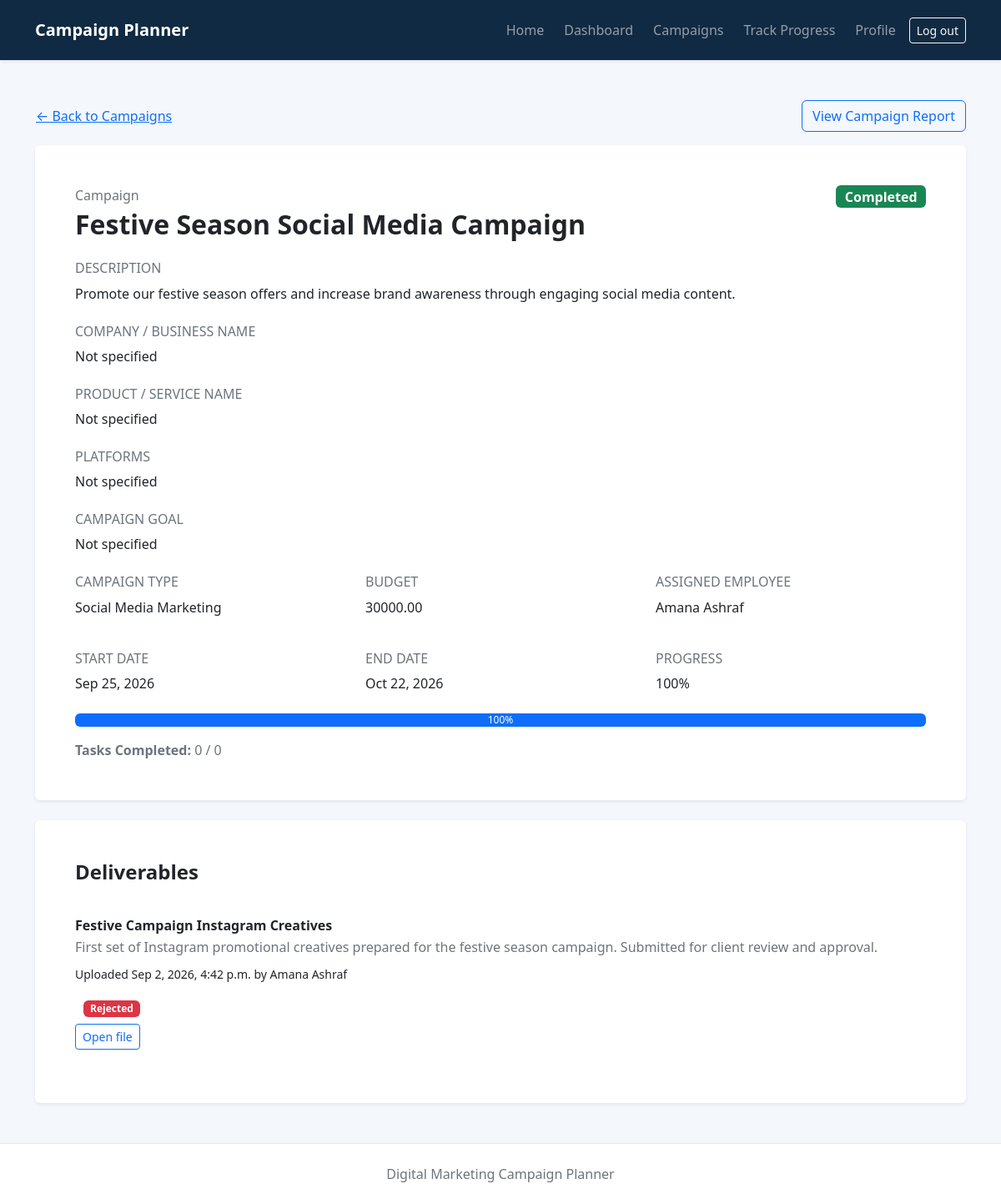
/client/campaigns/2/ (signed in), run on the app's committed database.
### campaigns/models.py (models this page shows, shortened)
class Campaign(models.Model):
    class Status(models.TextChoices):
        PENDING = "pending", "Pending"
        APPROVED = "approved", "Approved"
        REJECTED = "rejected", "Rejected"
        IN_PROGRESS = "in_progress", "In Progress"
        COMPLETED = "completed", "Completed"
    client = models.ForeignKey(
        settings.AUTH_USER_MODEL,
        on_delete=models.CASCADE,
        related_name="campaigns",
    )
    name = models.CharField(max_length=200)
    description = models.TextField()
    campaign_type = models.CharField(max_length=100, blank=True)
    product_service_name = models.CharField("Product / Service Name", max_length=255, blank=True)
    target_audience = models.CharField(max_length=255, blank=True)
    platforms = models.CharField(max_length=255, blank=True)
    campaign_goal = models.TextField(blank=True)
    budget = models.DecimalField(max_digits=12, decimal_places=2, null=True, blank=True)
    start_date = models.DateField(null=True, blank=True)
    end_date = models.DateField(null=True, blank=True)
    assigned_employee = models.ForeignKey(
        EmployeeProfile,
        on_delete=models.SET_NULL,
        related_name="assigned_campaigns",
        null=True,
        blank=True,
    )
    progress_percentage = models.PositiveSmallIntegerField(
        default=0,
        validators=(MinValueValidator(0), MaxValueValidator(100)),
    )
    status = models.CharField(
        max_length=20,
        choices=Status.choices,
        default=Status.PENDING,
    )
    created_at = models.DateTimeField(auto_now_add=True)
    updated_at = models.DateTimeField(auto_now=True)
    is_archived = models.BooleanField(default=False)
    class Meta:
        ordering = ("-created_at",)

class EmployeeProfile(models.Model):
    user = models.OneToOneField(
        settings.AUTH_USER_MODEL,
        on_delete=models.CASCADE,
        related_name="employee_profile",
    )
    job_title = models.CharField(max_length=100, blank=True)
    phone = models.CharField(max_length=30, blank=True)
    def __str__(self):
        return self.user.get_full_name() or self.user.username

class Deliverable(models.Model):
    class ApprovalStatus(models.TextChoices):
        PENDING = "pending", "Pending Review"
        APPROVED = "approved", "Approved"
        REJECTED = "rejected", "Rejected"
        CHANGES_REQUESTED = "changes_requested", "Changes Requested"
    campaign = models.ForeignKey(
        Campaign,
        on_delete=models.CASCADE,
        related_name="deliverables",
    )
    uploaded_by = models.ForeignKey(
        EmployeeProfile,
        on_delete=models.CASCADE,
        related_name="uploaded_deliverables",
    )
    title = models.CharField(max_length=200)
    description = models.TextField(blank=True)
    uploaded_file = models.FileField(
        upload_to="deliverables/%Y/%m/%d/",
        validators=[FileExtensionValidator(["pdf", "docx", "jpg", "jpeg", "png"])],
    )
    approval_status = models.CharField(
        max_length=20,
        choices=ApprovalStatus.choices,
        default=ApprovalStatus.PENDING,
    )
    uploaded_at = models.DateTimeField(auto_now_add=True)
    original = models.ForeignKey(
        "self", on_delete=models.PROTECT, related_name="revisions", null=True, blank=True,
    )
    version = models.PositiveIntegerField(default=1)
    objects = DeliverableQuerySet.as_manager()
    class Meta:
        ordering = ("-uploaded_at",)
        constraints = [
            models.UniqueConstraint(fields=("original", "version"), name="unique_deliverable_revision"),
            models.CheckConstraint(
                condition=models.Q(original__isnull=True, version=1) |
                          models.Q(original__isnull=False, version__gte=2),
                name="deliverable_version_shape",
            ),
        ]

### campaigns/views.py (the view)
# urls.py: path('client/campaigns/<int:campaign_id>/', views.client_campaign_detail, name='client_campaign_detail'),
@client_required
def client_campaign_detail(request, campaign_id):
    campaign = get_object_or_404(
        Campaign.objects.select_related("assigned_employee__user"),
        pk=campaign_id,
        client=request.user,
    )
    deliverables = campaign.deliverables.with_current_version().select_related("uploaded_by__user")
    total_tasks = campaign.tasks.count()
    completed_tasks = campaign.tasks.filter(status=Task.Status.COMPLETED).count()
    return render(request, "campaigns/client_campaign_detail.html", {
        "campaign": campaign,
        "deliverables": deliverables,
        "total_tasks": total_tasks,
        "completed_tasks": completed_tasks,
    })

### campaigns/models.py (called while the page is built)
    def with_current_version(self):
        newer_versions = self.model.objects.filter(
            campaign_id=models.OuterRef("campaign_id"), version__gt=models.OuterRef("version"),
        ).filter(models.Q(original_id=models.OuterRef("pk")) |
                 models.Q(original_id=models.OuterRef("original_id")))
        return self.annotate(has_newer_version=models.Exists(newer_versions))

### campaigns/views.py (called while the page is built)
def is_client(user):
    return (
        user.is_authenticated
        and not user.is_staff
        and not user.is_superuser
        and not hasattr(user, "employee_profile")
    )

### .dist/final-controlled-enhancement/source-before/campaigns/templates/campaigns/client_campaign_detail.html (shortened to what this page needs)
{% extends 'campaigns/base.html' %}
{% block content %}
<main class="py-5"><div class="container">
    <div class="d-flex flex-wrap justify-content-between align-items-center gap-3 mb-3">
        <a class="btn btn-link px-0" href="{% url 'client_campaign_list' %}">&larr; Back to Campaigns</a>
        <a class="btn btn-outline-primary" href="{% url 'client_campaign_report' campaign.id %}">View Campaign Report</a>
    </div>
    <div class="card border-0 shadow-sm"><div class="card-body p-4 p-lg-5">
        <div class="d-flex flex-wrap justify-content-between align-items-start gap-3 mb-4">
            <div><p class="text-secondary mb-1">Campaign</p><h1 class="h2 fw-bold mb-0">{{ campaign.name }}</h1></div>
            {% include 'campaigns/includes/status_badge.html' with status=campaign.status label=campaign.get_status_display extra_classes="fs-6 align-self-start" only %}
        </div>
        <h2 class="h6 text-uppercase text-secondary">Description</h2><p class="mb-4">{{ campaign.description|linebreaksbr }}</p>
        {% include 'campaigns/includes/campaign_requirements.html' with campaign=campaign only %}
        <div class="row g-4">
            <div class="col-md-4"><h2 class="h6 text-uppercase text-secondary">Campaign type</h2><p>{{ campaign.campaign_type|default:"Not specified" }}</p></div>
            <div class="col-md-4"><h2 class="h6 text-uppercase text-secondary">Budget</h2><p>{{ campaign.budget|default_if_none:"Not specified" }}</p></div>
            <div class="col-md-4"><h2 class="h6 text-uppercase text-secondary">Assigned employee</h2><p>{{ campaign.assigned_employee|default:"Not assigned" }}</p></div>
            <div class="col-md-4"><h2 class="h6 text-uppercase text-secondary">Start date</h2><p>{{ campaign.start_date|date:"M j, Y"|default:"Not specified" }}</p></div>
            <div class="col-md-4"><h2 class="h6 text-uppercase text-secondary">End date</h2><p>{{ campaign.end_date|date:"M j, Y"|default:"Not specified" }}</p></div>
            <div class="col-md-4"><h2 class="h6 text-uppercase text-secondary">Progress</h2><p>{{ campaign.progress_percentage }}%</p></div>
        </div>
        <div class="progress mt-2" role="progressbar" aria-label="Campaign progress" aria-valuenow="{{ campaign.progress_percentage }}" aria-valuemin="0" aria-valuemax="100"><div class="progress-bar" style="width:{{ campaign.progress_percentage }}%">{{ campaign.progress_percentage }}%</div></div>
        <p class="text-secondary mt-3 mb-0"><strong>Tasks Completed:</strong> {{ completed_tasks }} / {{ total_tasks }}</p>
    </div></div>
    <div class="card border-0 shadow-sm mt-4"><div class="card-body p-4 p-lg-5">
        <h2 class="h4 fw-bold mb-4">Deliverables</h2>
        <div class="list-group list-group-flush">
            {% for deliverable in deliverables %}
                <div class="list-group-item px-0 py-3"><div class="d-flex flex-wrap justify-content-between gap-3">
                    <div><h3 class="h6 fw-bold mb-1">{{ deliverable.title }}</h3><p class="text-secondary mb-2">{{ deliverable.description|default:"No description" }}</p><small>Uploaded {{ deliverable.uploaded_at|date:"M j, Y, P" }} by {{ deliverable.uploaded_by }}</small></div>
                    <div class="text-end">
                        {% include 'campaigns/includes/status_badge.html' with status=deliverable.approval_status label=deliverable.get_approval_status_display extra_classes="align-self-start" only %}<br>
                        {% if deliverable.uploaded_file %}<a class="btn btn-sm btn-outline-primary mt-2" href="{{ deliverable.uploaded_file.url }}" target="_blank" rel="noopener noreferrer">Open file</a>{% else %}<span class="text-secondary">No file available</span>{% endif %}
                    </div>
                </div></div>
            {% empty %}<p class="text-secondary mb-0">No deliverables have been uploaded for this campaign.</p>{% endfor %}
        </div>
    </div></div>
</div></main>
{% endblock %}

### .dist/final-controlled-enhancement/source-before/campaigns/templates/campaigns/includes/status_badge.html
<span class="badge {% if status == 'completed' %}text-bg-success{% elif status == 'approved' %}text-bg-primary{% elif status == 'in_progress' %}text-bg-info{% elif status == 'rejected' %}text-bg-danger{% elif status == 'pending' %}text-bg-warning{% else %}text-bg-secondary{% endif %} {{ extra_classes }}">{{ label }}</span>

### .dist/final-controlled-enhancement/source-before/campaigns/templates/campaigns/includes/campaign_requirements.html
<h2 class="h6 text-uppercase text-secondary">Company / Business Name</h2>
<p class="mb-4 text-break">{{ campaign.client.client_profile.company_name|default:"Not specified" }}</p>
<h2 class="h6 text-uppercase text-secondary">Product / Service Name</h2>
<p class="mb-4 text-break">{{ campaign.product_service_name|default:"Not specified" }}</p>
<h2 class="h6 text-uppercase text-secondary">Platforms</h2>
<p class="mb-4 text-break">{{ campaign.platforms|default:"Not specified" }}</p>
<h2 class="h6 text-uppercase text-secondary">Campaign Goal</h2>
<p class="mb-4 text-break">{{ campaign.campaign_goal|default:"Not specified"|linebreaksbr }}</p>

### campaigns/static/campaigns/css/home.css (style rules this page uses)
:root { --brand-dark: #102a43; --brand-primary: #2563eb; --brand-accent: #22c55e; --page-background: #f4f7fb; }
body { background: var(--page-background); color: var(--brand-dark); font-family: system-ui, -apple-system, "Segoe UI", sans-serif; }

### data on the page
Campaign: name "Festive Season Social Media Campaign", status "Completed", description "Promote our festive season offers and increase brand awareness through engaging social media content.", client.client_profile.company_name "Not specified", product_service_name "Not specified", platforms "Not specified", campaign_goal "Not specified", campaign_type "Social Media Marketing", budget "30000.00", assigned_employee "Amana Ashraf", start_date "Sep 25, 2026", end_date "Oct 22, 2026", progress_percentage "100"
Deliverable: title "Festive Campaign Instagram Creatives", description "First set of Instagram promotional creatives prepared for the festive season campaign. Submitted for client review and approval.", uploaded_at "Sep 2, 2026, 4:42 p.m.", uploaded_by "Amana Ashraf", approval_status "Rejected"

### other printed values
{{ completed_tasks }} "0"
{{ total_tasks }} "0"
